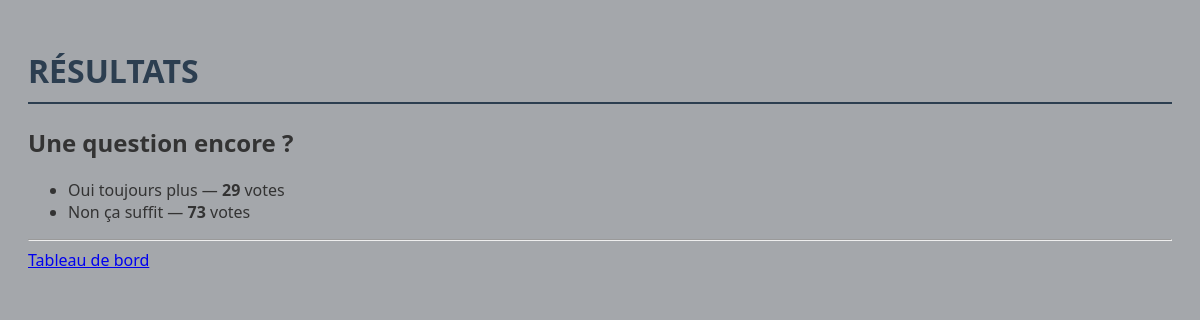
/polls/3/results/, run on an earlier commit of the app's database.
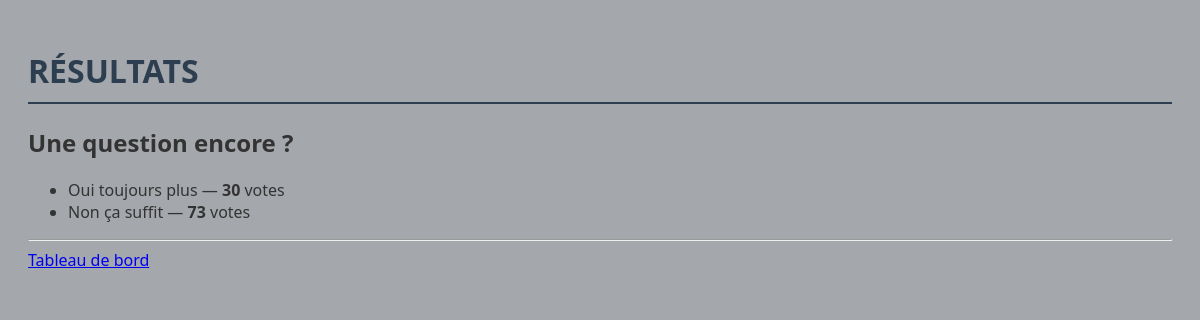
And on a later commit of the database.
### polls/models.py (models this page shows, shortened)
class Choice(models.Model):
    question = models.ForeignKey(Question, on_delete=models.CASCADE)
    choice_text = models.CharField(max_length=200,verbose_name="Choix")
    votes = models.IntegerField(default=0)
    class Meta:
        verbose_name = "Choix"
        verbose_name_plural = "Choix"

### polls/views.py (the view)
# urls.py: path("<int:question_id>/results/", views.results, name="results"),
def results(request: HttpRequest, question_id: int) -> HttpResponse:
    question = get_object_or_404(Question, pk=question_id)
    return render(request, "polls/results.html", {"question": question})

### polls/templates/polls/results.html (shortened to what this page needs)
{% load static %}<!doctype html>
<html lang="fr">
  <head>
    <link rel="stylesheet" href="{% static 'polls/style.css' %}" />
  </head>
  <body>
    <h1>RÉSULTATS</h1>
    <h2>{{ question.question_text }}</h2>
    <ul>
      {% for choice in question.choice_set.all %}
      <li>
        {{ choice.choice_text }} —
        <strong>{{ choice.votes }}</strong> vote{{ choice.votes|pluralize }}
      </li>
      {% endfor %}
    </ul>
    <hr />
    <a href="{% url 'polls:index' %}">Tableau de bord</a>
  </body>
</html>

What changed in the data, as far as the page shows it:
changed Choice "Oui toujours plus": votes "29" → "30"
